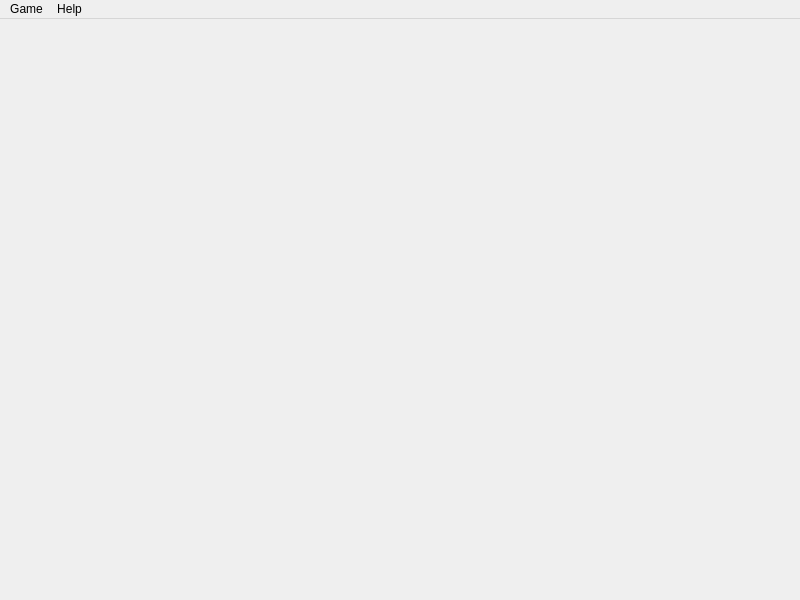
<?xml version="1.0" encoding="UTF-8"?>
<ui version="4.0">
 <class>MainWindow</class>
 <widget class="QMainWindow" name="MainWindow">
  <property name="geometry">
   <rect>
    <x>0</x>
    <y>0</y>
    <width>800</width>
    <height>600</height>
   </rect>
  </property>
  <property name="windowTitle">
   <string>Gomoku Game</string>
  </property>
  <widget class="QWidget" name="centralWidget">
   <layout class="QVBoxLayout" name="verticalLayout">
    <item>
     <widget class="GomokuWidget" name="gomokuWidget">
      <property name="sizePolicy">
       <sizepolicy hsizetype="Expanding" vsizetype="Expanding">
        <horstretch>0</horstretch>
        <verstretch>0</verstretch>
       </sizepolicy>
      </property>
     </widget>
    </item>
   </layout>
  </widget>
  <widget class="QMenuBar" name="menuBar">
   <property name="geometry">
    <rect>
     <x>0</x>
     <y>0</y>
     <width>800</width>
     <height>22</height>
    </rect>
   </property>
   <widget class="QMenu" name="menu_Game">
    <property name="title">
     <string>Game</string>
    </property>
    <addaction name="action_New_Game"/>
    <addaction name="action_Exit"/>
   </widget>
   <widget class="QMenu" name="menu_Help">
    <property name="title">
     <string>Help</string>
    </property>
    <addaction name="action_About"/>
   </widget>
   <addaction name="menu_Game"/>
   <addaction name="menu_Help"/>
  </widget>
  <action name="action_New_Game">
   <property name="text">
    <string>New Game</string>
   </property>
  </action>
  <action name="action_Exit">
   <property name="text">
    <string>Exit</string>
   </property>
  </action>
  <action name="action_About">
   <property name="text">
    <string>About</string>
   </property>
  </action>
 </widget>
 <customwidgets>
  <customwidget>
   <class>GomokuWidget</class>
   <extends>QWidget</extends>
   <header>gomoku_widget.h</header>
  </customwidget>
 </customwidgets>
 <resources/>
</ui>
